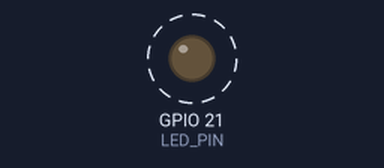
A sketch run on a simulated Seeed XIAO ESP32-S3. Shown: output pins drawn as LEDs (lit = HIGH). Dashed ring = blinking.

Above: at 0.2 s.
Timing chart, 0 to 3.0 s (numbered marks = the images above):
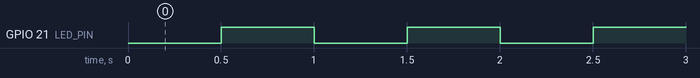

Measured:
- by itself, GPIO 21 (LED_PIN): alternates HIGH for 0.50 s and LOW for 0.50 s

The sketch:

blink.ino
```cpp
// Minimal blink for Seeed Studio XIAO ESP32S3 Sense.
// On-board user LED is wired to GPIO21 with inverted logic (LOW = on).

#include <Arduino.h>

constexpr uint8_t LED_PIN = 21;

void setup() {
  pinMode(LED_PIN, OUTPUT);
  digitalWrite(LED_PIN, HIGH);  // start with LED off (active LOW)
}

void loop() {
  digitalWrite(LED_PIN, LOW);   // LED on
  delay(500);
  digitalWrite(LED_PIN, HIGH);  // LED off
  delay(500);
}
```
